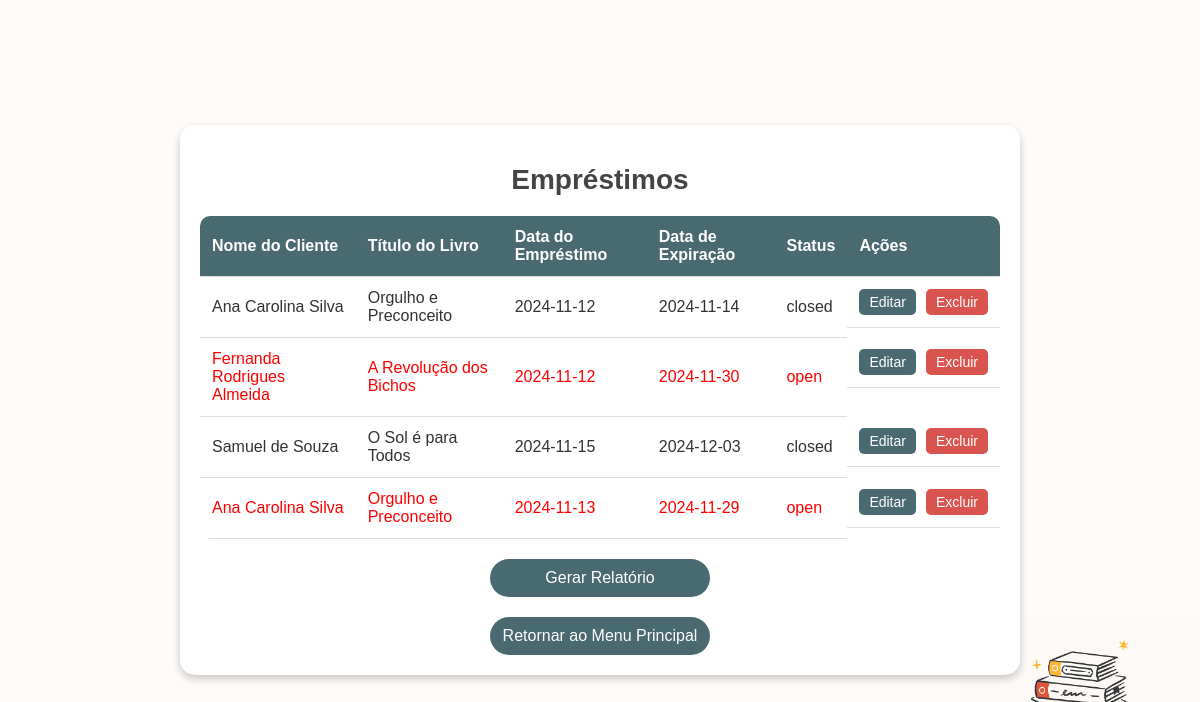
Before: /list_loans with the older database file.
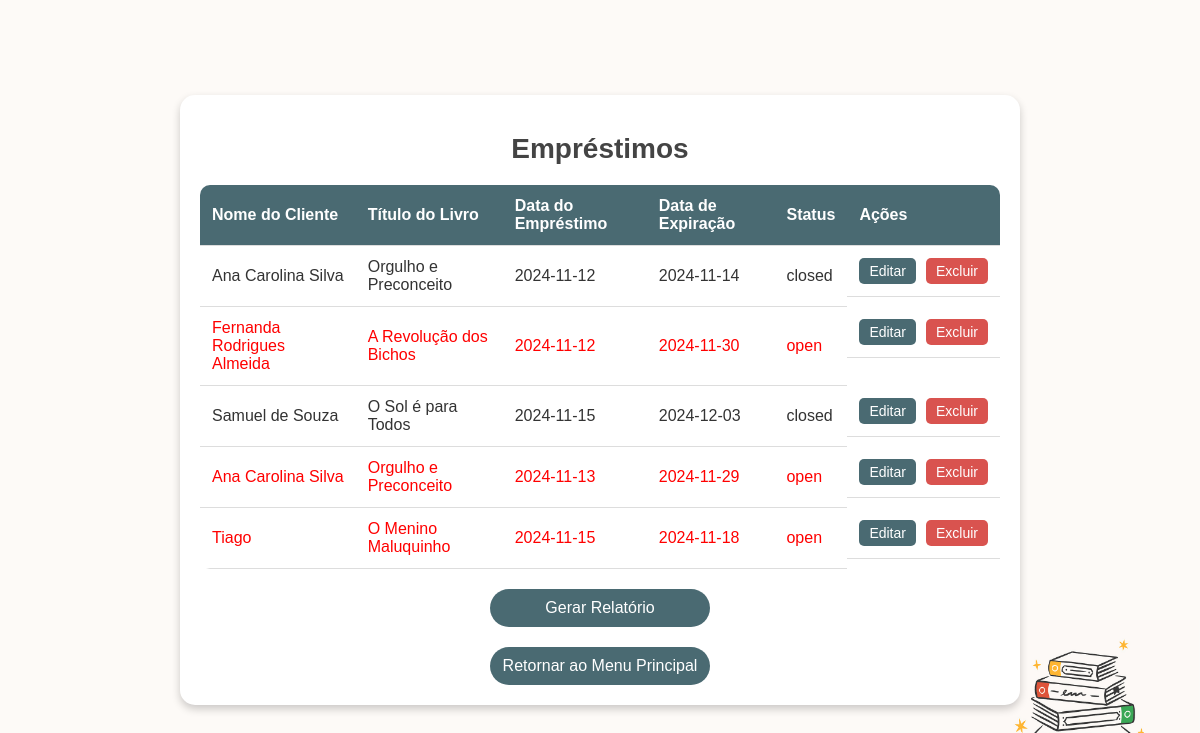
After: the same page with the newer database file.
### app.py (models this page shows)
class Loan(db.Model):
    id = db.Column(db.Integer, primary_key=True)
    client_id = db.Column(db.Integer, db.ForeignKey('client.id'), nullable=False)
    book_id = db.Column(db.Integer, db.ForeignKey('book.id'), nullable=False)
    loan_date = db.Column(db.String(10), nullable=False)  # Formato DD/MM/AAAA
    return_date = db.Column(db.String(10), nullable=False)  # Formato DD/MM/AAAA
    status = db.Column(db.String(10), nullable=False, default='open')
    client = db.relationship('Client', backref=db.backref('loans', lazy=True))
    book = db.relationship('Book', backref=db.backref('loans', lazy=True))

class Client(db.Model):
    id = db.Column(db.Integer, primary_key=True)
    name = db.Column(db.String(100), nullable=False)
    cpf = db.Column(db.String(14), nullable=False)
    telefone = db.Column(db.String(15), nullable=True)  # Formato (XX) XXXXX-XXXX
    email = db.Column(db.String(100), nullable=True)

class Book(db.Model):
    id = db.Column(db.Integer, primary_key=True)
    title = db.Column(db.String(100), nullable=False)
    author = db.Column(db.String(100), nullable=False)
    publisher = db.Column(db.String(100), nullable=True)
    data_publicacao = db.Column(db.String(10), nullable=True)  # Formato DD/MM/AAAA
    genero_literario = db.Column(db.String(50), nullable=True)

### app.py (the view)
@app.route('/list_loans')
def list_loans():
    try:
        loans = Loan.query.all()
        return render_template('list_loans.html', loans=loans)
    except Exception as e:
        return str(e)

### templates/list_loans.html (shortened to what this page needs)
<!DOCTYPE html>
<html lang="en">
<head>
</head>
<body>
    <div class="container">
        <h1>Empréstimos</h1>
        <table>
            <thead>
                <tr>
                    <th>Nome do Cliente</th>
                    <th>Título do Livro</th>
                    <th>Data do Empréstimo</th>
                    <th>Data de Expiração</th>
                    <th>Status</th>
                    <th>Ações</th>
                </tr>
            </thead>
            <tbody>
                {% if loans %}
                    {% for loan in loans %}
                    <tr class="{{ 'open' if loan.status == 'open' else '' }}">
                        <td>{{ loan.client.name }}</td>
                        <td>{{ loan.book.title }}</td>
                        <td>{{ loan.loan_date }}</td>
                        <td>{{ loan.return_date }}</td>
                        <td>{{ loan.status }}</td>
                        <td class="action-buttons">
                            <a href="{{ url_for('edit_loan', loan_id=loan.id) }}"><button>Editar</button></a>
                            <form action="{{ url_for('delete_loan', loan_id=loan.id) }}" method="post" onsubmit="return confirm('Tem certeza que deseja excluir este empréstimo?');">
                                <button type="submit">Excluir</button>
                            </form>
                        </td>
                    </tr>
                    {% endfor %}
                {% else %}
                    <tr>
                        <td colspan="6" style="text-align: center;">Nenhum empréstimo registrado</td>
                    </tr>
                {% endif %}
            </tbody>
        </table>
        <a href="{{ url_for('generate_report') }}" class="generate-report-button">Gerar Relatório</a>
        <a href="{{ url_for('home') }}" class="return-button">Retornar ao Menu Principal</a>
    </div>
</body>
</html>

Changed rows visible on the page:
added Loan: client.name "Tiago", book "O Menino Maluquinho", loan_date "2024-11-15", return_date "2024-11-18", status "open"
